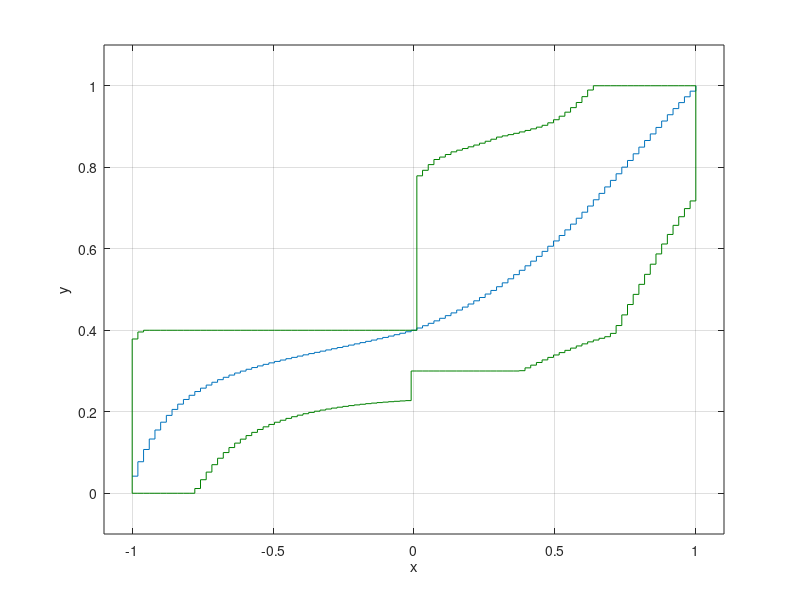
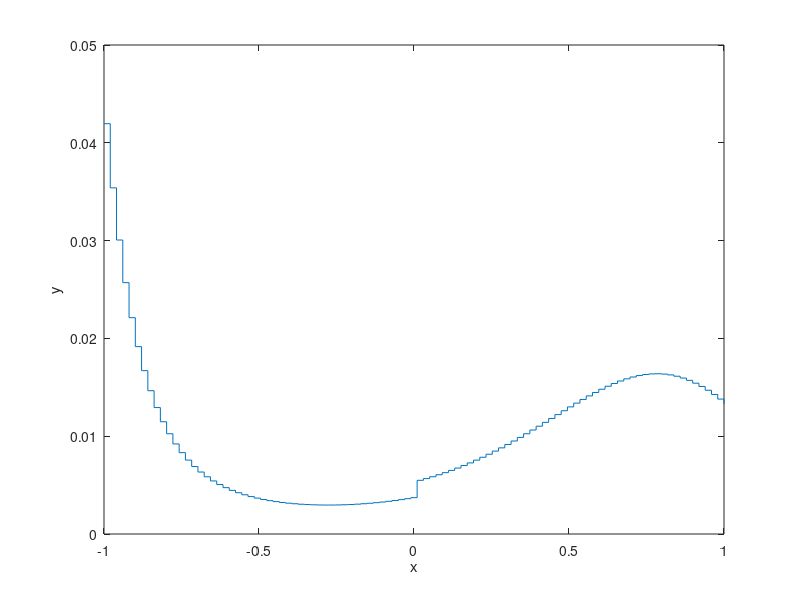

MATLAB code for these plots, in order:
%
% Maximum entropy reconstruction example
%
% distribution of n points, uniform between -1 and 1
%

n = 100;  a = linspace(-1,1,n)';

%moment constraints Ax <= b
A = sparse([a'; -a';
   (a.^2)';  -(a.^2)';
   (3*a.^3-2*a)'; -(3*a.^3-2*a)';
   (a<0)';  -(a<0)';
   -eye(n)]);
b = [0.1; 0.1;
      0.6; -0.5;
     -0.2; 0.3;
     0.4; -0.3;
     zeros(n,1)];


% eliminate last variable
AA = A(:,1:n-1) - A(:,n)*ones(1,n-1);
bb = b - A(:,n);
bb(length(bb)) = 1;


% maximize and minimize cumsum  up to t, t=1,...,100
Ubnds = zeros(1,n);  Ubnds(n) = 1;
Lbnds = zeros(1,n);  Lbnds(n) = 1;


for t=1:(n-1)

   t

   cc = [ones(t,1); zeros(n-t-1,1)];

   %[z,x,status] = mpc(AA', cc, bb);
   x = linprog(cc,AA,bb);
   Lbnds(t) = cc'*x;

   x = linprog(-cc,AA,bb);
   Ubnds(t) = cc'*x;

end



%
% max entropy distribution
%
% min  sum_i xi*log xi
% s.t Ax <= b;
%     1'*x = 1
%     x >= 0
%

%
% feasibility problem for initial point
%

cc = [zeros(n-1,1);1];
AA = [AA -ones(size(AA,1),1)];
%[z,x,status] = mpc(AA', -cc, bb);
xx = linprog(cc,AA,bb);
x = [xx(1:n-1); 1-sum(xx(1:n-1))];

slack = min(b-A*x);
if (slack < 0) keyboard; end;


MU = 5;
ALPHA = 0.1;
BETA = 0.5;
TOL = 1e-4;
MAXITERS = 50;

m = size(A,1);

t = 1;

while ((size(A,1))/t > TOL)

   for i=1:MAXITERS

       d = b-A*x;
       val = t*x'*log(x) - sum(log(d));
       g = t*(1+log(x)) + A'*(1./d);
       H = t*diag(1./x) + A'*diag(1./(d.^2))*A;

       sol = [H ones(n,1); ones(1,n) 0] \ [-g; 0];
       v = sol(1:n);
       fprime = g'*v;
       if (abs(fprime) < 1e-5) break; end;

       ntdecr = sqrt(-fprime)

       s = 1;
       newx = x + s*v;
       while ((min(newx) < 0)  | (min(b-A*newx) < 0))
           s = s*BETA;
           newx = x + s*v;
       end;
       newx = x + s*v;
       newval = t*newx'*log(newx) - sum(log(b-A*newx));
       while (newval > val + s*ALPHA*fprime)
           s = s*BETA;
           newx = x + s*v;
           newval = t*newx'*log(newx) - sum(log(b-A*newx));
        end;

        x =  x + s*v;

   end;

   t = MU*t;

end;

figure(1)
xent = x;
stairs(a,cumsum(xent));
grid on;
hold on
d = stairs(a, Lbnds,'r-');  set(d,'Color',[0 0.5 0]);
d = stairs(a, Ubnds,'r-');  set(d,'Color',[0 0.5 0]);
d = plot([-1,-1], [Lbnds(1), Ubnds(1)],'r-');
set(d,'Color',[0 0.5 0]);
axis([-1.1 1.1 -0.1 1.1]);
%xlabel('x');
ylabel('y');
hold off

%axis([-1 1 0 1.1*max(xent)]);
xlabel('x');
ylabel('y');
hold off
% print -deps maxentcumsum.eps


figure(2);
stairs(a,xent);
xlabel('x');
ylabel('y');
% print -deps maxentdistr.eps
